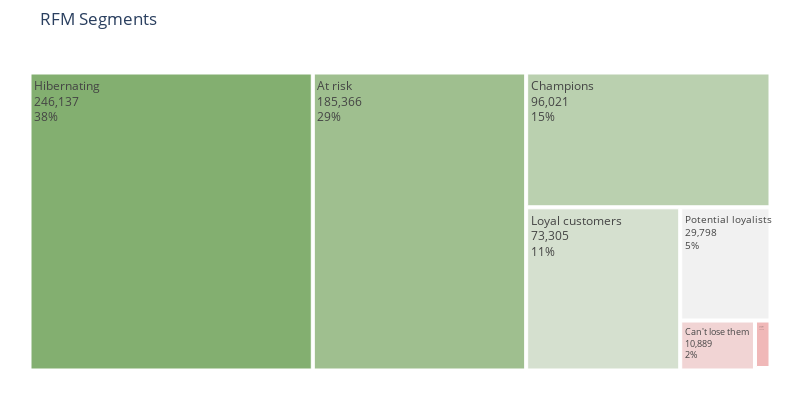

The cell this chart's notebook holds for it:
### Code cell
colors=['#83af70','#9fbf8f','#bad0af','#d5e0cf','#f1f1f1','#f1d4d4','#f0b8b8','#ec9c9d'] #color palette
import plotly.express as px

fig = px.treemap(fig3, path=['Segment'],values='Count'
                 , width=800, height=400
                 ,title="RFM Segments")

fig.update_layout(
    treemapcolorway = colors, #defines the colors in the treemap
    margin = dict(t=50, l=25, r=25, b=25))

fig.data[0].textinfo = 'label+text+value+percent root'
fig.show()

### Figure 1 — Plotly figure (JSON) as saved in the notebook; plotly's stock layout.template omitted (floating-point values rounded to 4 significant figures)
{"data": [{"branchvalues": "total", "domain": {"x": [0, 1], "y": [0, 1]}, "hovertemplate": "labels=%{label}<br>Count=%{value}<br>parent=%{parent}<br>id=%{id}<extra></extra>", "ids": ["At risk", "Can't lose them", "Champions", "Hibernating", "Loyal customers", "Potential loyalists", "Price Sensitive", "Promising"], "labels": ["At risk", "Can't lose them", "Champions", "Hibernating", "Loyal customers", "Potential loyalists", "Price Sensitive", "Promising"], "name": "", "parents": ["", "", "", "", "", "", "", ""], "textinfo": "label+text+value+percent root", "type": "treemap", "values": [185366, 10889, 96021, 246137, 73305, 29798, 113, 2152]}], "layout": {"height": 400, "legend": {"tracegroupgap": 0}, "margin": {"b": 25, "l": 25, "r": 25, "t": 50}, "title": {"text": "RFM Segments"}, "treemapcolorway": ["#83af70", "#9fbf8f", "#bad0af", "#d5e0cf", "#f1f1f1", "#f1d4d4", "#f0b8b8", "#ec9c9d"], "width": 800}}
